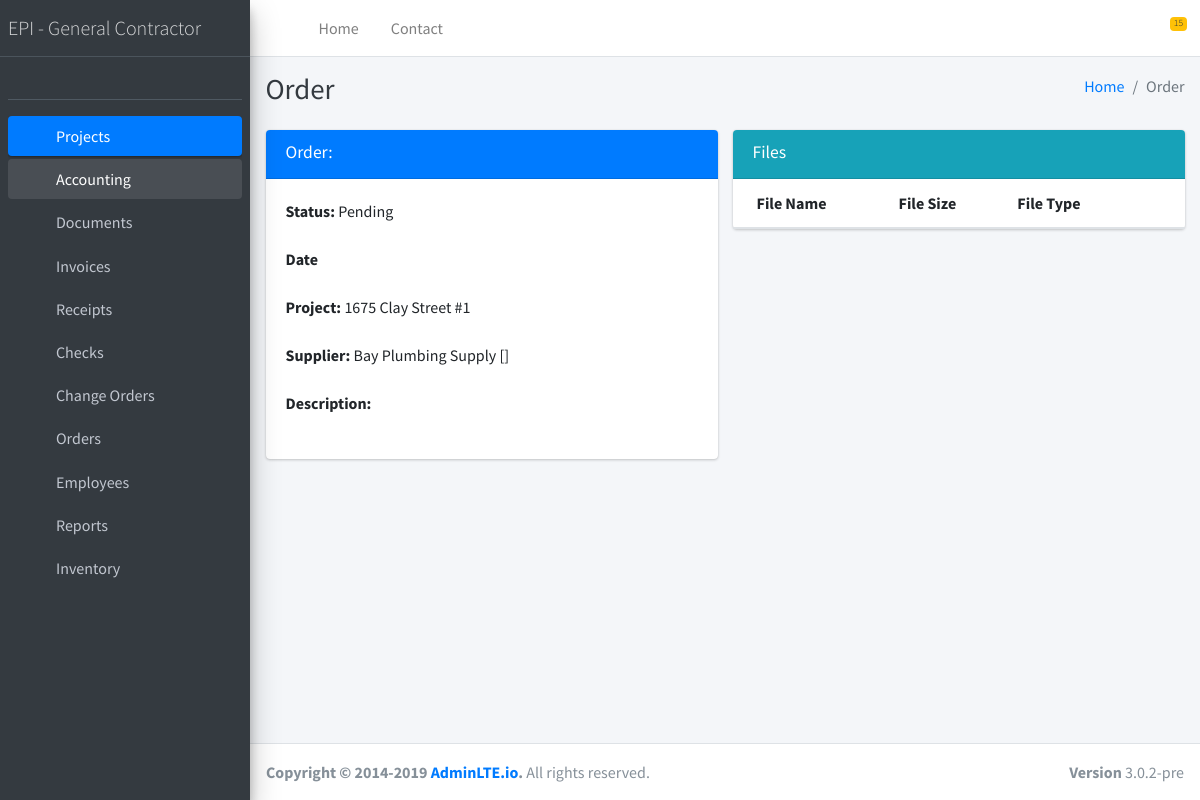
The app's page /orders/1 with its own data.
### orders/models.py (models this page shows, shortened)
class Order(models.Model):
    status_type = [
        ('Pending', 'Pending'),
        ('Awaiting Payment', 'Awaiting Payment'),
        ('Awaiting Fulfillment', 'Awaiting Fulfillment'),
        ('Awaiting Shipment', 'Awaiting Shipment'),
        ('Awaiting Pickup', 'Awaiting Pickup'),
        ('Partially Shipped', 'Partially Shipped'),
        ('Completed', 'Completed'),
        ('Shipped', 'Shipped'),
        ('Canceled', 'Canceled'),
        ('Declined', 'Declined'),
        ('Refunded', 'Refunded'),
        ('Disputed', 'Disputed'),
        ('Manual Verification Required', 'Manual Verification Required'),
        ('Partially Refunded', 'Partially Refunded')
    ]
    status = models.CharField(max_length=255, choices=status_type, default='Pending')
    project = models.ForeignKey(Project, models.SET_NULL, blank=True, null=True)
    supplier = models.ForeignKey(Supplier, models.SET_NULL, blank=True, null=True)
    document = models.ForeignKey(Document, models.SET_NULL, blank=True, null=True)
    created_at = models.DateTimeField(auto_now=True)
    updated_at = models.DateTimeField(auto_now_add=True)

### projects/models.py (models this page shows, shortened)
class Project(models.Model):
    legal_entity = models.CharField(max_length=255, blank=True)
    portfolio = models.CharField(max_length=255, blank=True)
    address = models.CharField(max_length=255)
    unit = models.IntegerField(blank=True, default=0)
    zip = models.IntegerField(blank=True, default=0)
    city_state = models.CharField(max_length=255, default="San Francisco, CA")
    passwords = models.CharField(max_length=255, blank=True)
    bedrooms = models.IntegerField(default=0, blank=True)
    bathrooms = models.IntegerField(default=0, blank=True)
    sqFt = models.FloatField(default=0, blank=True)
    percent = models.FloatField(default=0, blank=True)
    jobNumber = models.CharField(max_length=255, unique=True, blank=True)
    start_date = models.DateField(default='1970-01-01', blank=True)
    end_date = models.DateField(default='1970-01-01', blank=True)
    status_type = [
        ('Open', 'Open'),
        ('In Progress', 'In Progress'),
        ('Under Review', 'Under Review'),
        ('Approved', 'Approved'),
        ('Done', 'Done'),
        ('Canceled', 'Canceled'),
        ('Rejected', 'Rejected')
    ]
    status = models.CharField(max_length=255, choices=status_type, default='Open')
    pm_epi = models.ForeignKey(User, models.SET_NULL, blank=True, null=True, verbose_name = "Project Manager EPI")
    rm = models.ForeignKey(Resident_manager, models.SET_NULL, blank=True, null=True, verbose_name = "Resident Manager")
    pm = models.ForeignKey(Project_manager, models.SET_NULL, blank=True, null=True, verbose_name = "Project Manager")
    general_contractor = models.ForeignKey(General_contractor, models.SET_NULL, blank=True, null=True, verbose_name = "General Contractor")
    design_package = models.ForeignKey(Design_package, models.SET_NULL, blank=True, null=True, verbose_name = "Design package")
    rq = models.ForeignKey(Files_storage, models.SET_NULL, blank=True, null=True, related_name='rqs')
    contract = models.ForeignKey(Files_storage, models.SET_NULL, blank=True, null=True, related_name='contracts')
    proposal = models.ForeignKey(Files_storage, models.SET_NULL, blank=True, null=True, related_name='proposals')
    drawings = models.ManyToManyField(Files_storage, related_name='drawings')
    documents = models.ManyToManyField(Document, related_name='documents')
    created_at = models.DateTimeField(auto_now=True)
    updated_at = models.DateTimeField(auto_now_add=True)
    uuid = models.UUIDField(default=uuid.uuid4)
    class Meta:
        verbose_name = 'Project'
        verbose_name_plural = 'Projects'
    def __str__(self):
        return self.address + ' #' + str(self.unit)

### suppliers/models.py (models this page shows)
class Supplier(models.Model):
    name = models.CharField(max_length=255)
    address = models.CharField(max_length=255, blank=True, default='')
    contact_name = models.CharField(max_length=255, blank=True, default='')
    contact_phone = models.CharField(max_length=255, blank=True, default='')
    contact_email = models.CharField(max_length=255, blank=True, default='')
    created_at = models.DateTimeField(auto_now=True)
    updated_at = models.DateTimeField(auto_now_add=True)
    class Meta:
        ordering = ['name']
    def __str__(self):
        return self.name + " [" + self.address + ']'

### orders/views.py (the view)
# urls.py: url(r'^(?P<pk>\d+)$', views.read, name='change_order_read'),
def read(request, pk, template_name='orders/read.html'):
    item = get_object_or_404(Order, pk=pk)
    data = {
        'item': item
    }
    return render(request, template_name, data)

### templates/orders/read.html (shortened to what this page needs)
{% extends 'base.html' %} {% load static %} {% block content %}
<div class="content-wrapper">
    <div class="content-header">
        <div class="container-fluid">
            <div class="row mb-2">
                <div class="col-sm-6">
                    <h1 class="m-0 text-dark">Order</h1>
                </div>
                <div class="col-sm-6">
                    <ol class="breadcrumb float-sm-right">
                        <li class="breadcrumb-item"><a href="#">Home</a></li>
                        <li class="breadcrumb-item active">Order</li>
                    </ol>
                </div>
            </div>
        </div>
    </div>
    <section class="content">
        <div class="container-fluid">
            <div class="row">
                <div class="col-6">
                    <div class="card card-primary">
                        <div class="card-header">
                            <h3 class="card-title">Order: {{ item.number }}</h3>
                            <div class="card-tools">
                                <a href="{% url 'order_update' item.id %}" type="button" class="btn btn-tool" title="Edit"><i class="fas fa-pencil-alt"></i></a>
                            </div>
                        </div>
                        <div class="card-body">
                            <div class="form-group">
                                <label>Status:</label>
                                {{ item.status }}
                            </div>
                            <div class="form-group">
                                <label>Date</label>
                            </div>
                            <div class="form-group">
                                <label>Project:</label>
                                {{ item.project }}
                            </div>
                            <div class="form-group">
                                <label>Supplier:</label>
                                {{ item.supplier }}
                            </div>
                            <div class="row">
                                <div class="col-12">
                                    <div class="form-group">
                                        <label>Description:</label>
                                    </div>
                                </div>
                            </div>
                        </div>
                    </div>
                </div>
                <div class="col-6">
                    <div class="card card-info">
                        <div class="card-header">
                          <h3 class="card-title">Files</h3>
                          <div class="card-tools">
                            <a href="{% url 'file_storage_assign' 'order' item.id %}" type="button" class="btn btn-tool" title="Upload" target="_blank" onclick="PopupCenter(this.href, 'File Upload', '500', '500')"><i class="fas fa-upload"></i></a>
                            <a type="button" class="btn btn-tool" title="ZIP"><i class="far fa-file-archive"></i></a>
                            <button type="button" class="btn btn-tool" data-card-widget="collapse" data-toggle="tooltip" title="Collapse"><i class="fas fa-minus"></i></button>
                          </div>
                        </div>
                        <div class="card-body p-0">
                          <table class="table">
                            <thead>
                              <tr>
                                <th>File Name</th>
                                <th>File Size</th>
                                <th>File Type</th>
                                <th></th>
                              </tr>
                            </thead>
                          </table>
                        </div>
                      </div>
                </div>
            </div>
        </div>
    </section>
</div>
{% endblock content %}

### records on screen
Order: status "Pending", project "1675 Clay Street #1", supplier "Bay Plumbing Supply []"
